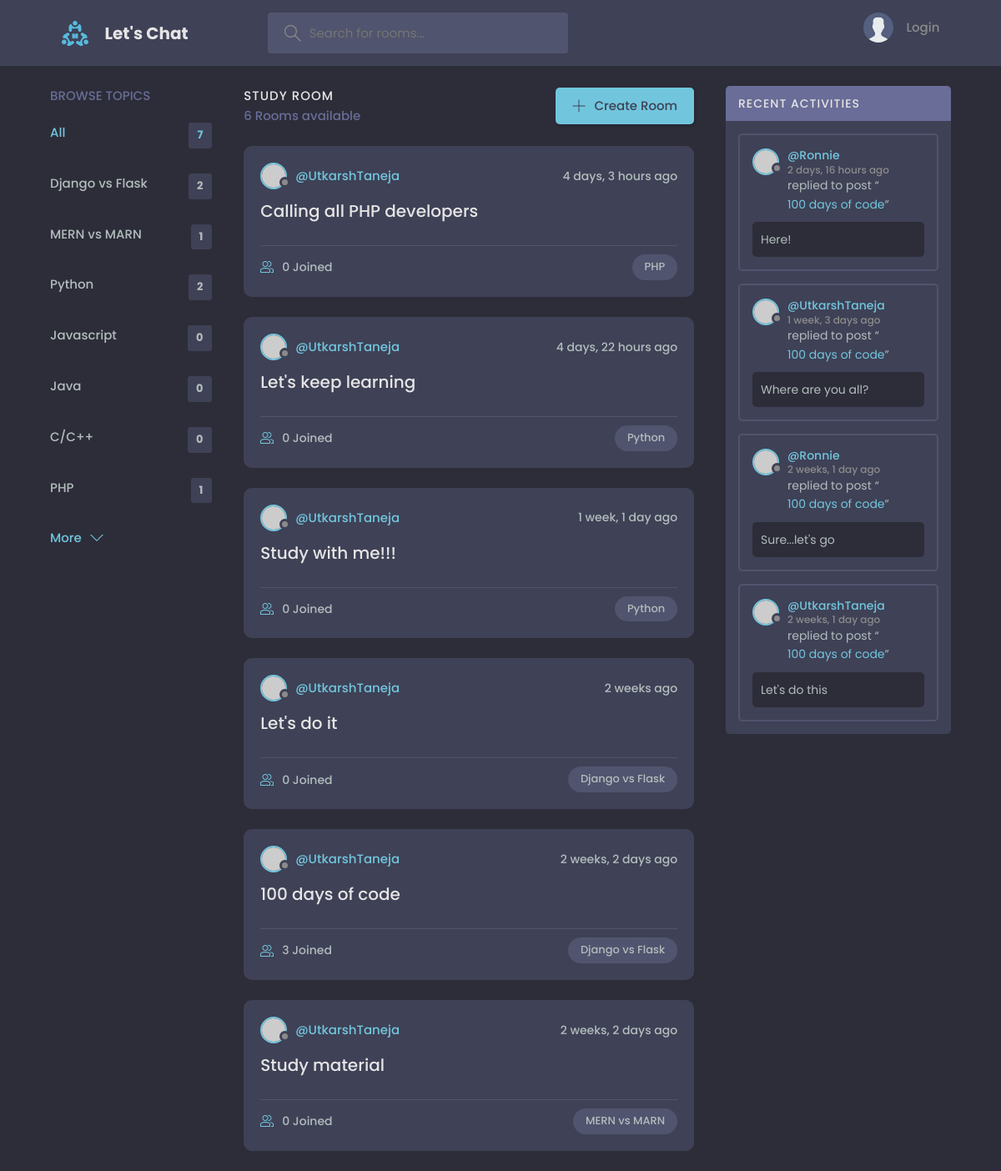
The page / on the database its author committed.
### base/models.py (models this page shows, shortened)
class Topic(models.Model):
    name = models.TextField()

class Room(models.Model):
    host = models.ForeignKey(User, on_delete=models.CASCADE, null=True)
    topic = models.ForeignKey(Topic, on_delete=models.SET_NULL, null=True)
    name = models.CharField(max_length=200)
    description = models.TextField(null=True, blank=True)
    participants = models.ManyToManyField(User, related_name='participants', blank=True)
    updated = models.TimeField(auto_now=True)
    created = models.DateTimeField(auto_now_add=True)
    class Meta:
        ordering = ['-updated', '-created']

class Message(models.Model):
    user = models.ForeignKey(User, on_delete=models.CASCADE)
    room = models.ForeignKey(Room, on_delete=models.CASCADE)
    body = models.TextField()
    updated = models.TimeField(auto_now=True)
    created = models.DateTimeField(auto_now_add=True)
    class Meta:
        ordering = ['-updated', '-created']

### base/views.py (the view)
# urls.py: path('', views.home, name='home'),
def home(request):
    q = request.GET.get('q') if request.GET.get('q') != None else ''
    rooms = Room.objects.filter(
        Q(topic__name__contains=q) |
        Q(name__icontains=q) |
        Q(description__icontains=q)
        ).order_by('-created')
    topics = Topic.objects.all()
    room_count = rooms.count()
    room_messages = Message.objects.filter(Q(room__topic__name__icontains=q)).order_by('-created')
    context = {'rooms' : rooms, 'topics' : topics, 'room_count' : room_count, 'room_messages' : room_messages}
    return render(request, 'base/home.html', context)

### base/templates/base/home.html (shortened to what this page needs)
{% extends "main.html" %}
{% block content %}
<main class="layout layout--3">
  <div class="container">
    {% include 'base/topics_component.html' %}
    <div class="roomList">
      <div class="roomList__header">
        <div>
          <h2>Study Room</h2>
          <p>{{room_count}} Rooms available</p>
        </div>
        <a class="btn btn--main" href="{% url 'create_room' %}">
          <svg version="1.1" xmlns="http://www.w3.org/2000/svg" width="32" height="32" viewBox="0 0 32 32">
            <title>add</title>
            <path
              d="M16.943 0.943h-1.885v14.115h-14.115v1.885h14.115v14.115h1.885v-14.115h14.115v-1.885h-14.115v-14.115z"
            ></path>
          </svg>
          Create Room
        </a>
      </div>
      {% include "base/feed_component.html" %}
    </div>
     {% include "base/activity_component.html" %}
  </div>
</main>
{% endblock %}

### base/templates/base/topics_component.html
<div class="topics">
  <div class="topics__header">
    <h2>Browse Topics</h2>
  </div>
  <ul class="topics__list">
    <li>
      <a href="{% url "home" %}" class="active">All <span>{{topics.count}}</span></a>
    </li>
    {% for topic in topics %}
    <li>
      <a href="{% url 'home' %}?q={{topic.name}}">{{topic.name}} <span>{{topic.room_set.all.count}}</span></a>
    </li>
    {% endfor %}
  </ul>
  <a class="btn btn--link" href="{% url 'topics' %}">
    More
    <svg version="1.1" xmlns="http://www.w3.org/2000/svg" width="32" height="32" viewBox="0 0 32 32">
      <title>chevron-down</title>
      <path d="M16 21l-13-13h-3l16 16 16-16h-3l-13 13z"></path>
    </svg>
  </a>
</div>

### base/templates/base/feed_component.html (shortened to what this page needs)
{% for room in rooms %}
<div class="roomListRoom">
    <div class="roomListRoom__header">
      <a href="{% url "user_profile" room.host.id %}" class="roomListRoom__author">
        <div class="avatar avatar--small">
          <img src="https://randomuser.me/api/portraits/women/11.jpg" />
        </div>
        <span>@{{room.host.username}}</span>
      </a>
      <div class="roomListRoom__actions">
        <span>{{room.created|timesince}} ago</span>
      </div>
    </div>
    <div class="roomListRoom__content">
      <a href="{% url "room" room.id %}">{{room.name}}</a>
    </div>
    <div class="roomListRoom__meta">
      <a href="{% url "room" room.id %}" class="roomListRoom__joined">
        {{room.participants.all.count}} Joined
      </a>
      <p class="roomListRoom__topic">{{room.topic.name}}</p>
    </div>
  </div>
{% endfor %}

### base/templates/base/activity_component.html (shortened to what this page needs)
<div class="activities">
  <div class="activities__header">
    <h2>Recent Activities</h2>
  </div>
  {% for message in room_messages %}
  <div class="activities__box">
    <div class="activities__boxHeader roomListRoom__header">
      <a href="{% url "user_profile" message.user.id %}" class="roomListRoom__author">
        <div class="avatar avatar--small">
          <img src="https://randomuser.me/api/portraits/women/11.jpg" />
        </div>
        <p>
          @{{ message.user }}
          <span>{{ message.created|timesince }} ago</span>
        </p>
      </a>
    </div>
    <div class="activities__boxContent">
      <p>
        replied to post “
        <a href="{% url "room" message.room.id %}">{{ message.room.name }}</a>”
      </p>
      <div class="activities__boxRoomContent">
        {{ message.body }}
      </div>
    </div>
  </div>
  {% endfor %}
</div>

### rows shown on the page
Topic: name "Django vs Flask", room_set.all.count "2"
Topic: name "MERN vs MARN", room_set.all.count "1"
Topic: name "Python", room_set.all.count "2"
Topic: name "Javascript", room_set.all.count "0"
Topic: name "Java", room_set.all.count "0"
Topic: name "C/C++", room_set.all.count "0"
Topic: name "PHP", room_set.all.count "1"
Room: host.username "UtkarshTaneja", created "4 days, 3 hours", name "Calling all PHP developers", participants.all.count "0", topic.name "PHP"
Room: host.username "UtkarshTaneja", created "4 days, 22 hours", name "Let's keep learning", participants.all.count "0", topic.name "Python"
Room: host.username "UtkarshTaneja", created "1 week, 1 day", name "Study with me!!!", participants.all.count "0", topic.name "Python"
Room: host.username "UtkarshTaneja", created "2 weeks", name "Let's do it", participants.all.count "0", topic.name "Django vs Flask"
Room: host.username "UtkarshTaneja", created "2 weeks, 2 days", name "100 days of code", participants.all.count "3", topic.name "Django vs Flask"
Room: host.username "UtkarshTaneja", created "2 weeks, 2 days", name "Study material", participants.all.count "0", topic.name "MERN vs MARN"
Message: user "Ronnie", created "2 days, 16 hours", room.name "100 days of code", body "Here!"
Message: user "UtkarshTaneja", created "1 week, 3 days", room.name "100 days of code", body "Where are you all?"
Message: user "Ronnie", created "2 weeks, 1 day", room.name "100 days of code", body "Sure...let's go"
Message: user "UtkarshTaneja", created "2 weeks, 1 day", room.name "100 days of code", body "Let's do this"

### other values the page prints
{{ topics.count }} "7"
{{ room_count }} "6"
